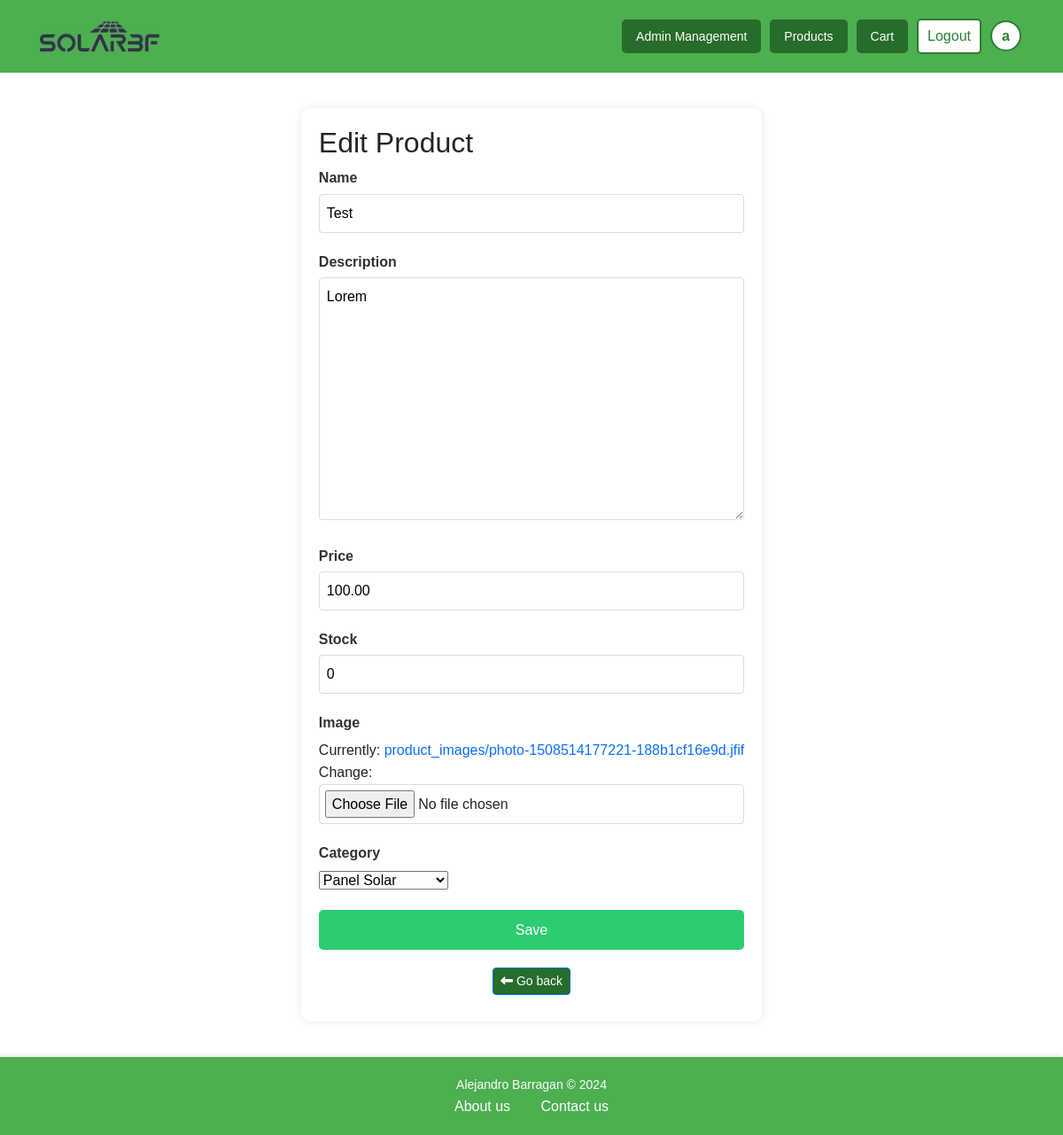
/products/list/edit_product/4/ (signed in), run on the app's committed database.
### accounts/models.py (models this page shows, shortened)
class CustomUser(AbstractUser):
    USER_TYPE_CHOICES = (
        ('user', 'User'),
        ('worker', 'Worker'),
        ('admin', 'Admin'),
    )
    role = models.CharField(max_length=10, default='user')
    team = models.ForeignKey(
        Team,
        on_delete=models.SET_NULL,
        blank=True, null=True,
        related_name='members'
    )
    email = models.EmailField(unique=True)
    street_address = models.CharField(max_length=255, blank=True, null=True)
    city = models.CharField(max_length=100, blank=True, null=True)
    state = models.CharField(max_length=100, blank=True, null=True)
    zip_code = models.CharField(max_length=20, blank=True, null=True)
    country = models.CharField(max_length=100, blank=True, null=True)

### products/models.py (models this page shows, shortened)
class Product(models.Model):
    name = models.CharField(max_length=255)
    description = models.TextField()
    price = models.DecimalField(max_digits=10, decimal_places=2)
    stock = models.PositiveIntegerField()
    category = models.ForeignKey(Category, on_delete=models.CASCADE)
    image = models.ImageField(upload_to='product_images/', blank=False, null=False)
    created_at = models.DateTimeField(auto_now_add=True)

### products/views.py (the view)
# urls.py: path('list/edit_product/<int:product_id>/', views.edit_product, name='edit_product'),
@login_required
@user_passes_test(is_staff)
def edit_product(request, product_id):
    product = get_object_or_404(Product, id=product_id)
    return handle_product_form(request, ProductForm(instance=product), 'admin/edit_product.html', 'Product updated successfully!', 'product_list', product)

### products/forms.py
class ProductForm(forms.ModelForm):
    class Meta:
        model = Product
        fields = ['name', 'description', 'price', 'stock', 'image', 'category']
    category = forms.ModelChoiceField(queryset=Category.objects.all(), empty_label="Select a category")

### accounts/views.py (called while the page is built)
def is_staff(user):
    return user.is_staff or user.role in ['admin', 'worker']

### products/models.py (called while the page is built)
    def __str__(self):
        return self.name

### products/views.py (called while the page is built, shortened)
def handle_product_form(request, form, template, success_message, redirect_url, product=None):
    return render(request, template, {'form': form, 'product': product})

### templates/admin/edit_product.html (shortened to what this page needs)
{% extends 'base.html' %}
{% load static %}
{% block style %}
    <link rel="stylesheet" href="{% static 'css/edit_product.css' %}"/>
    <link rel="stylesheet" href="{% static 'css/forms.css' %}"/>
{% endblock %}
{% block content %}
<div class="form-container">
    <h2>Edit Product</h2>
    <form method="POST" enctype="multipart/form-data">
        {% for field in form %}
        <div class="form-group">
            <label for="{{ field.id_for_label }}">{{ field.label }}</label>
            {{ field }}
        </div>
        {% endfor %}
        <button type="submit" class="submit-button">Save</button>
    </form>
    <div class="button-container">
        <button type="button" class="btn btn-sm btn-primary" onclick="history.back()"><i class="fa-solid fa-left-long"></i> Go back</button>
    </div>
</div>
{% endblock %}

### templates/components/navbar.html (shortened to what this page needs)
{% load static %}
{% block style %}
    <link rel="stylesheet" href="{% static 'css/navbar.css' %}"/>
{% endblock %}
{% block content %}
<div class="navbar-container">
    <nav class="navbar">
        <div class="container">
            <a class="nav-link navbar-brand nav-logo" href="{% url 'home' %}">
                <img src="{% static 'images/SolarBFLogo1-1.png' %}" alt="">
            </a>
            <div class="nav-links" id="nav-links">
                {% if user.is_authenticated %}
                    {% if user.is_staff or user.role == 'worker' %}
                        <a class="btn-custom btn-medium btn-primary" href="{% url 'management' %}">Admin Management</a>
                    {% endif %}
                        <a class="btn-custom btn-medium btn-primary" href="{% url 'products' %}">Products</a>
                        <a class="btn-custom btn-medium btn-primary" href="{% url 'cart' %}">Cart</a>
                        <a class="btn-custom btn-logout" href="{% url 'logout' %}">Logout</a>
                        <a class="btn-custom btn-profile" href="{% url 'profile' %}">{{ user.username|slice:":1" }}</a>
                    {% else %}
                        <a class="btn-login" href="{% url 'login' %}">Login</a>
                    {% endif %}
            </div>
        </div>
    </nav>
</div>
{% endblock %}

### static/css/base.css (style rules this page uses)
* { box-sizing: border-box; margin: 0; padding: 0; }
body { background-color: linear-gradient(135deg, #f8f9fa 0%, #e9ecef 100%); font-family: Arial, sans-serif; line-height: 1.6; }
a { text-decoration: none; }
img { max-width: 100%; height: auto; }
.button-container { display: flex; justify-content: center; margin-top: 20px; margin-bottom: 10px; }
.button-container .btn { margin: 0 10px; }
.btn-custom { display: inline-block; border: none; border-radius: 5px; cursor: pointer; transition: all 0.3s ease; text-align: center; text-decoration: none; margin: 5px; }
.btn-custom.btn-medium { padding: 8px 16px; font-size: 14px; }
.btn-primary { background-color: #276c2a; color: white; }

### static/css/forms.css (style rules this page uses)
.form-container { max-width: 600px; margin: 40px auto; padding: 20px; background: white; border-radius: 10px; box-shadow: 0 0 10px rgba(0,0,0,0.1); }
.form-group { margin-bottom: 20px; }
.form-group label { display: block; margin-bottom: 5px; font-weight: bold; color: #333; }
.form-group input[type="text"], .form-group input[type="number"], .form-group textarea { width: 100%; padding: 8px; border: 1px solid #ddd; border-radius: 4px; font-size: 16px; }
.form-group input[type="file"] { border: 1px solid #ddd; padding: 6px; border-radius: 4px; width: 100%; }
.submit-button { background-color: #2ecc71; color: white; padding: 10px 20px; border: none; border-radius: 5px; cursor: pointer; font-size: 16px; width: 100%; }

### static/css/navbar.css (style rules this page uses)
.navbar-container { background-color: #4CAF50; }
.navbar { display: flex; justify-content: center; align-items: center; padding: 1rem; }
.container { display: flex; justify-content: space-between; align-items: center; width: 100%; }
.navbar-brand { margin-right: auto; font-size: 1.5rem; color: #fff; text-decoration: none; }
.nav-links { display: flex; align-items: center; }
.navbar .btn-logout, .btn-login { background-color: white; color: #2E7D32; border: 2px solid #2E7D32; padding: 5px 10px; border-radius: 5px; font-size: 16px; cursor: pointer; transition: all 0.3s ease; }
.navbar .btn-profile { background-color: white; color: #2E7D32; border: 2px solid #2E7D32; border-radius: 50%; font-size: 16px; width: 35px; height: 35px; display: flex; align-items: center; justify-content: center; font-weight: bold; cursor: pointer; transition: all 0.3s ease; }
.nav-logo { display: flex; align-items: center; height: 100%; padding: 5px 0; }
.nav-logo img { max-height: 40px; width: auto; object-fit: contain; }

### static/css/footer.css (style rules this page uses)
html, body { height: 100%; margin: 0; }
body { display: flex; flex-direction: column; }

### data on the page
CustomUser: username "a"
Product: form "Test" "Lorem" "100.00" "0" "Panel Solar"

### other printed values
{{ field.label }} "Name" "Description" "Price" "Stock" "Image" "Category"
